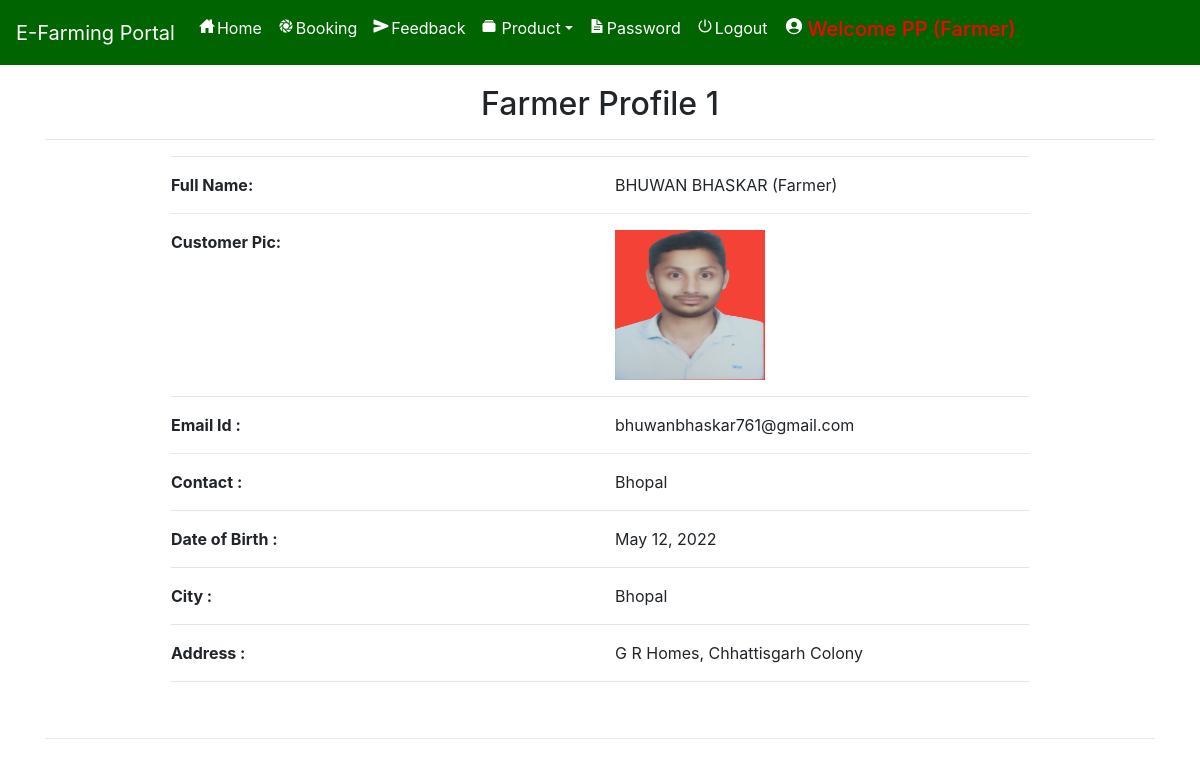
Screenshot of /farmer_detail/1 (signed in) with the database file from the repository.
### farmerapp/models.py (models this page shows, shortened)
class Profile(models.Model):
    user = models.ForeignKey(User, on_delete=models.CASCADE, null=True)
    dob = models.DateField(null=True)
    city = models.CharField(max_length=30, null=True)
    address = models.CharField(max_length=50, null=True)
    contact = models.CharField(max_length=10, null=True)
    user_type = models.CharField(max_length=10, null=True)
    status =  models.CharField(max_length=30, null=True, default="Pending")
    image = models.FileField(null=True)

### farmerapp/views.py (the view)
# urls.py: path('farmer_detail/<int:pid>', farmer_detail, name='farmer_detail'),
def farmer_detail(request, pid):
    if not request.user.is_authenticated:
        return redirect('login')
    book = Booking.objects.get(id=pid)
    username = book.farmer[1:][:-1].replace(" ", "")
    if ',' in username:
        username = username.split(',')
    else:
        username = [username]
    print("All User before = ", username)
    all_user = [i[1:][:-1] for i in username]
    print("My Ysername", all_user)
    all_profile = Profile.objects.filter(user__username__in=all_user)
    d={ 'all_profile':all_profile}
    return render(request,'farmer_detail.html',d)

### farmerapp/templates/farmer_detail.html (shortened to what this page needs)
{% extends 'navigation.html' %}
{% load static %}
{% block body %}
<div class="container">
    {% for pro in all_profile %}
    <h2 style="margin-top:20px" align="center">Farmer Profile {{forloop.counter}}</h2><hr>
<div  class="container-fluid" style="width:80%;margin-bottom:5%">
    <hr><div class="row">
        <div class="col-md-6">
            <strong>Full Name:</strong>
        </div>
        <div class="col-md-6">
            {{pro.user.first_name}} {{pro.user.last_name}} {% if pro.user_type == 'Seller' %}(Farmer){% endif %}
        </div>
    </div><hr>
     <div class="row">
        <div class="col-md-6">
            <strong>Customer Pic:</strong>
        </div>
        <div class="col-md-6">
           <img src="{{pro.image.url}}" style="width:150px;height:150px">
        </div>
    </div><hr>
    <div class="row">
        <div class="col-md-6">
            <strong>Email Id :</strong>
        </div>
        <div class="col-md-6">
            {{pro.user.email}}
        </div>
    </div><hr>
     <div class="row">
        <div class="col-md-6">
            <strong>Contact :</strong>
        </div>
        <div class="col-md-6">
            {{pro.contact}}
        </div>
     </div><hr>
    <div class="row">
        <div class="col-md-6">
            <strong>Date of Birth :</strong>
        </div>
        <div class="col-md-6">
            {{pro.dob}}
        </div>
    </div><hr>
     <div class="row">
        <div class="col-md-6">
            <strong>City :</strong>
        </div>
        <div class="col-md-6">
            {{pro.city}}
        </div>
     </div><hr><div class="row">
        <div class="col-md-6">
            <strong>Address :</strong>
        </div>
        <div class="col-md-6">
            {{pro.address}}
        </div>
    </div><hr>
</div>
<hr>
{% endfor %}
</div>
{% endblock %}

### farmerapp/templates/navigation.html (style rules this page uses)
* { box-sizing: border-box; }

### rows the page displays
Profile: user.first_name "BHUWAN", user.last_name "BHASKAR", user_type "(Farmer)", image (picture), user.email "bhuwanbhaskar761@gmail.com", contact "Bhopal", dob "May 12, 2022", city "Bhopal", address "G R Homes, Chhattisgarh Colony"
